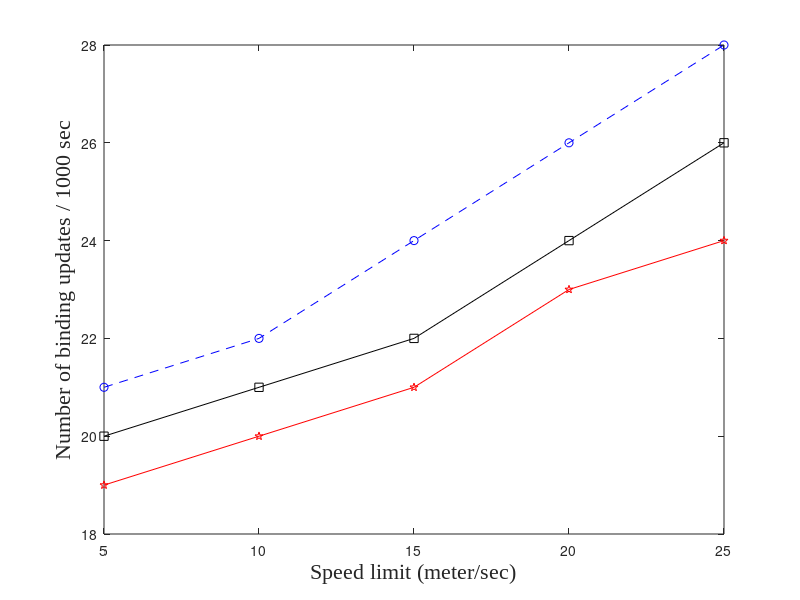

The MATLAB script that drew this image: (Note: this script raises an error after producing the figure.)
                 
         load bind.txt
          xa = bind(:,1);
          ya = bind(:,2);
          yb = bind(:,3);
          yc = bind(:,4);
          
          plot(xa,ya,'--bo'); 
          hold all;
          plot(xa,yb,'-ks'); 
%        axis([20, 100, 0, 820]);
         plot(xa,yc,'-rp'); 
          
    fs = 16;
    fn = 'Times New Roman';   
       
    ylabel('Number of binding updates / 1000 sec','FontSize',fs,'FontName',fn);
    xlabel({'Speed limit (meter/sec)'},'FontSize',fs,'FontName',fn);
    
      fs = 14;
   h = legend('\phi = 0.3, \tau = 30 sec','\phi = 0.4, \tau = 50 sec','\phi = 0.5, \tau = 70 sec', 0);
set(h,'FontSize',fs,'FontName',fn,'Location','Best');

fs = 14;
set(gca,'FontSize',fs,'FontName',fn);



          